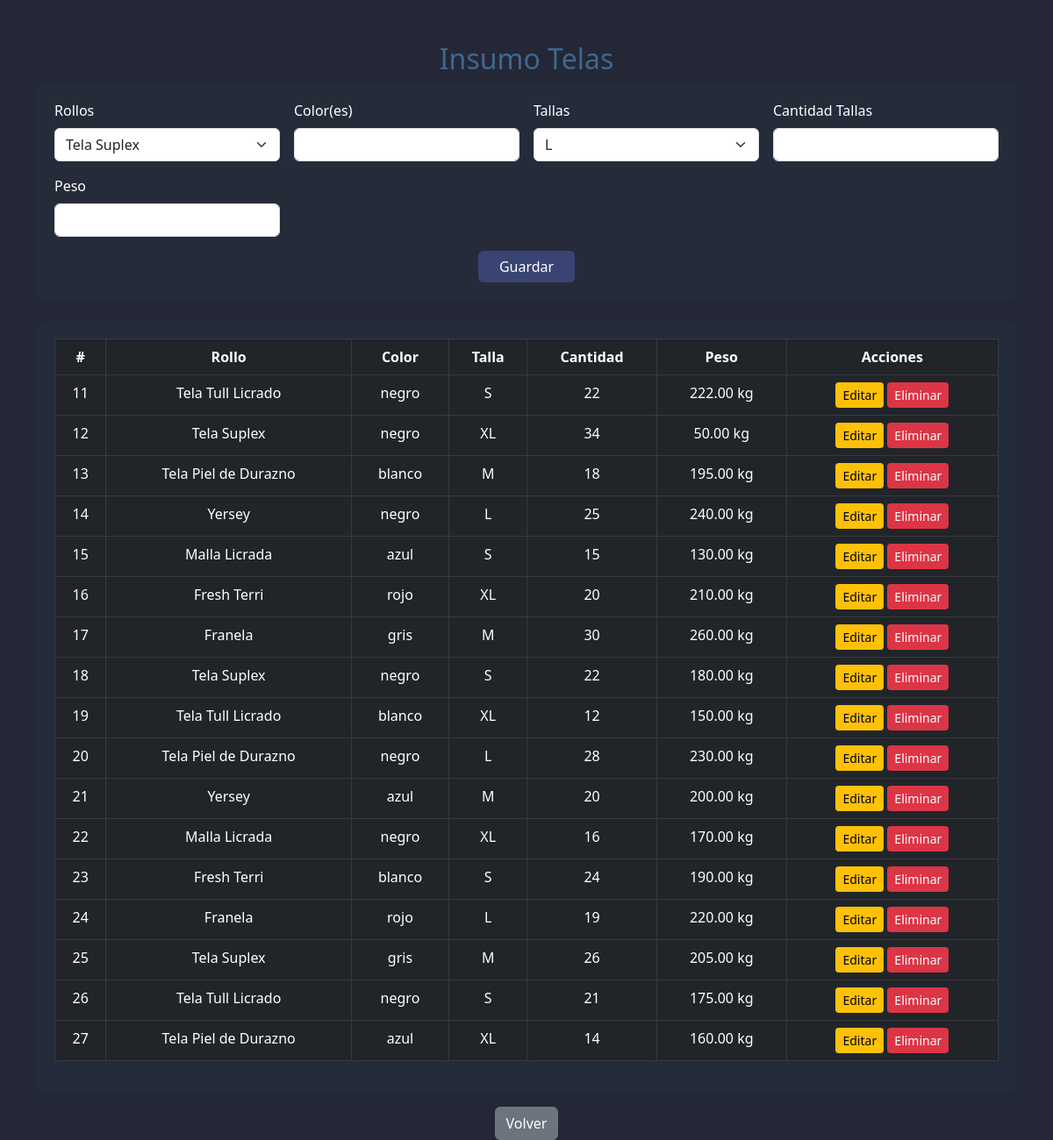
/insumos_telas.php, run on the app's committed database.
### tables this page shows
CREATE TABLE `registros_telas` (
  `id` int NOT NULL,
  `rollo` varchar(100) DEFAULT NULL,
  `color` varchar(50) DEFAULT NULL,
  `talla` varchar(20) DEFAULT NULL,
  `cantidad_tallas` int DEFAULT NULL,
  `peso` float DEFAULT NULL
);

### insumos_telas.php (the view, shortened to what this page needs)
<?php
$host = "localhost";
$user = "root";
$password = "";
$dbname = "textil_db";
$conn = new mysqli($host, $user, $password, $dbname);
?>
<!DOCTYPE html>
<html lang="es">
<head>
  <link rel="stylesheet" href="https://cdn.jsdelivr.net/npm/bootstrap@5.3.0/dist/css/bootstrap.min.css" />
</head>
<body>
<div class="container mt-5">
  <h2 class="text-center">Insumo Telas</h2>
  <form method="POST" class="form-container">
    <div class="row g-3">
      <div class="col-md-3">
        <label for="rollos" class="form-label">Rollos</label>
        <select name="rollos" class="form-select" required>
          <option value="Tela Suplex">Tela Suplex</option>
        </select>
      </div>
      <div class="col-md-3">
        <label for="color" class="form-label">Color(es)</label>
        <input type="text" name="color" class="form-control" required />
      </div>
      <div class="col-md-3">
        <label for="talla" class="form-label">Tallas</label>
        <select name="talla" class="form-select" required>
          <option value="L">L</option>
        </select>
      </div>
      <div class="col-md-3">
        <label for="cantidad_tallas" class="form-label">Cantidad Tallas</label>
        <input type="number" name="cantidad_tallas" class="form-control" required />
      </div>
      <div class="col-md-3">
        <label for="peso" class="form-label">Peso</label>
        <input type="number" step="0.01" name="peso" class="form-control" required />
      </div>
      <div class="col-md-12 d-flex justify-content-center mt-3">
        <button type="submit" class="btn btn-primary px-4">Guardar</button>
      </div>
    </div>
  </form>
  <div class="table-container mt-4">
    <table class="table table-dark table-bordered text-center">
      <thead>
        <tr>
          <th>#</th>
          <th>Rollo</th>
          <th>Color</th>
          <th>Talla</th>
          <th>Cantidad</th>
          <th>Peso</th>
          <th>Acciones</th>
        </tr>
      </thead>
      <tbody>
        <?php
        $sql = "SELECT * FROM registros_telas";
        $result = $conn->query($sql);
        if ($result && $result->num_rows > 0) {
          while ($row = $result->fetch_assoc()) {
            echo "<tr>
                    <td>{$row['id']}</td>
                    <td>{$row['rollo']}</td>
                    <td>{$row['color']}</td>
                    <td>{$row['talla']}</td>
                    <td>{$row['cantidad_tallas']}</td>
                    <td>" . number_format($row['peso'], 2) . " kg</td>
                    <td>
                      <button type='button' class='btn btn-warning btn-sm'
                        onclick='editRecord(" . $row['id'] . ", " . json_encode($row['rollo']) . ", " . json_encode($row['color']) . ", " . json_encode($row['talla']) . ", " . $row['cantidad_tallas'] . ", " . json_encode($row['peso']) . ")'>Editar</button>
                      <button type='button' class='btn btn-danger btn-sm' onclick='confirmDeletion(" . $row['id'] . ")'>Eliminar</button>
                    </td>
                  </tr>";
          }
        } else {
          echo "<tr><td colspan='7' class='text-center'>No hay datos disponibles</td></tr>";
        }
        ?>
      </tbody>
    </table>
  </div>
  <div class="text-center mt-3">
  <a href="dashboardtaller.php" class="btn btn-secondary">Volver</a>
</div>
</body>
</html>

### insumos_telas.php (style rules this page uses)
body { background-color: rgb(36, 39, 54); color: white; }
.form-container { background-color: rgb(38, 43, 58); padding: 20px; border-radius: 10px; }
.table-container { background-color: rgb(36, 43, 59); padding: 20px; border-radius: 10px; }
h2 { color: rgb(63, 104, 141); }
.btn-primary { background-color: rgb(58, 68, 116); border: none; }
.btn-danger { background-color: #dc3545; border: none; }
.btn-warning { border: none; }

### data on the page
registros_telas: id "11", rollo "Tela Tull Licrado", color "negro", talla "S", cantidad_tallas "22", peso "222.00"
registros_telas: id "12", rollo "Tela Suplex", color "negro", talla "XL", cantidad_tallas "34", peso "50.00"
registros_telas: id "13", rollo "Tela Piel de Durazno", color "blanco", talla "M", cantidad_tallas "18", peso "195.00"
registros_telas: id "14", rollo "Yersey", color "negro", talla "L", cantidad_tallas "25", peso "240.00"
registros_telas: id "15", rollo "Malla Licrada", color "azul", talla "S", cantidad_tallas "15", peso "130.00"
registros_telas: id "16", rollo "Fresh Terri", color "rojo", talla "XL", cantidad_tallas "20", peso "210.00"
registros_telas: id "17", rollo "Franela", color "gris", talla "M", cantidad_tallas "30", peso "260.00"
registros_telas: id "18", rollo "Tela Suplex", color "negro", talla "S", cantidad_tallas "22", peso "180.00"
registros_telas: id "19", rollo "Tela Tull Licrado", color "blanco", talla "XL", cantidad_tallas "12", peso "150.00"
registros_telas: id "20", rollo "Tela Piel de Durazno", color "negro", talla "L", cantidad_tallas "28", peso "230.00"
registros_telas: id "21", rollo "Yersey", color "azul", talla "M", cantidad_tallas "20", peso "200.00"
registros_telas: id "22", rollo "Malla Licrada", color "negro", talla "XL", cantidad_tallas "16", peso "170.00"
registros_telas: id "23", rollo "Fresh Terri", color "blanco", talla "S", cantidad_tallas "24", peso "190.00"
registros_telas: id "24", rollo "Franela", color "rojo", talla "L", cantidad_tallas "19", peso "220.00"
registros_telas: id "25", rollo "Tela Suplex", color "gris", talla "M", cantidad_tallas "26", peso "205.00"
registros_telas: id "26", rollo "Tela Tull Licrado", color "negro", talla "S", cantidad_tallas "21", peso "175.00"
registros_telas: id "27", rollo "Tela Piel de Durazno", color "azul", talla "XL", cantidad_tallas "14", peso "160.00"
